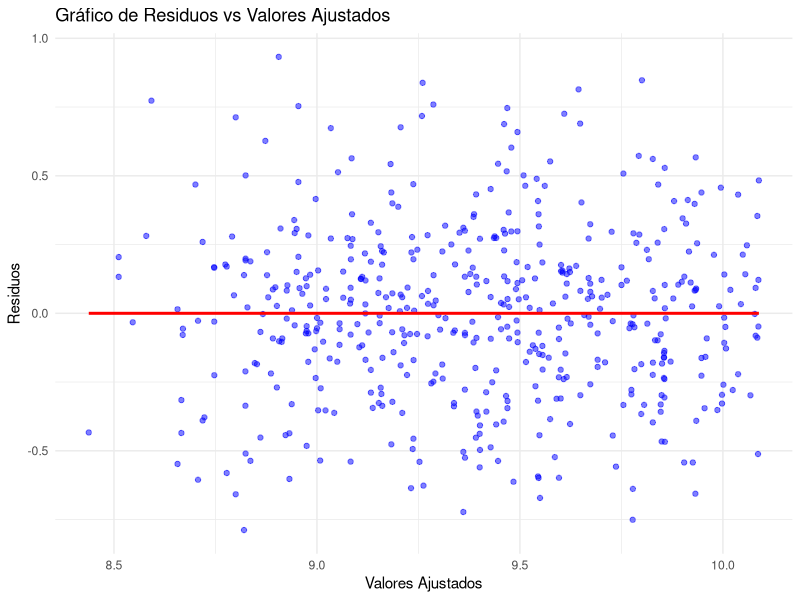

Write R code to recreate this figure.
# Cargar paquetes necesarios
library(ggplot2)
library(lmtest)     # Para Breusch-Pagan test
library(car)        # Para VIF (Multicolinealidad)
library(tseries)    # Para Jarque-Bera test

# Establecer una semilla para reproducibilidad
set.seed(123)

# Generar datos sintéticos
n <- 500
datos <- data.frame(
  educacion = sample(5:20, n, replace = TRUE),
  experiencia = sample(0:40, n, replace = TRUE)
)

# Crear variable de ingresos según la ecuación de Mincer
beta_0 <- 8
beta_1 <- 0.08  # Retorno a la educación
beta_2 <- 0.04  # Retorno a la experiencia
beta_3 <- -0.0008  # Penalización por experiencia cuadrática

# Generar ingresos logarítmicos con ruido aleatorio
datos$log_ingreso <- beta_0 + beta_1 * datos$educacion + 
  beta_2 * datos$experiencia + beta_3 * (datos$experiencia^2) + 
  rnorm(n, mean = 0, sd = 0.3)

# Transformar ingreso de logaritmo a valor real
datos$ingreso <- exp(datos$log_ingreso)

# Ajustar la regresión minceriana
modelo <- lm(log_ingreso ~ educacion + experiencia + I(experiencia^2), data = datos)

# Resumen del modelo
summary(modelo)

# **Prueba de significancia individual (t-test en regresión)**
cat("\n### Prueba de significancia individual (t-test en regresión) ###\n")
print(summary(modelo)$coefficients)

# **Prueba de significancia global del modelo (F-test)**
cat("\n### Prueba de significancia global (F-test) ###\n")
print(summary(modelo)$fstatistic)

# **Prueba de heterocedasticidad (Breusch-Pagan Test)**
cat("\n### Prueba de heterocedasticidad (Breusch-Pagan Test) ###\n")
bp_test <- bptest(modelo)
print(bp_test)

# **Prueba de normalidad de residuos**
# Shapiro-Wilk Test
cat("\n### Prueba de normalidad de residuos (Shapiro-Wilk Test) ###\n")
shapiro_test <- shapiro.test(residuals(modelo))
print(shapiro_test)

# Jarque-Bera Test
cat("\n### Prueba de normalidad de residuos (Jarque-Bera Test) ###\n")
jb_test <- jarque.bera.test(residuals(modelo))
print(jb_test)

# **Prueba de multicolinealidad (VIF - Variance Inflation Factor)**
cat("\n### Prueba de multicolinealidad (VIF) ###\n")
vif_values <- vif(modelo)
print(vif_values)

# **Gráfico de residuos para visualizar heterocedasticidad**
ggplot(data = data.frame(residuos = residuals(modelo), fitted = fitted(modelo)), 
       aes(x = fitted, y = residuos)) +
  geom_point(alpha = 0.5, color = "blue") +
  geom_smooth(method = "lm", color = "red", se = FALSE) +
  labs(title = "Gráfico de Residuos vs Valores Ajustados",
       x = "Valores Ajustados",
       y = "Residuos") +
  theme_minimal()


